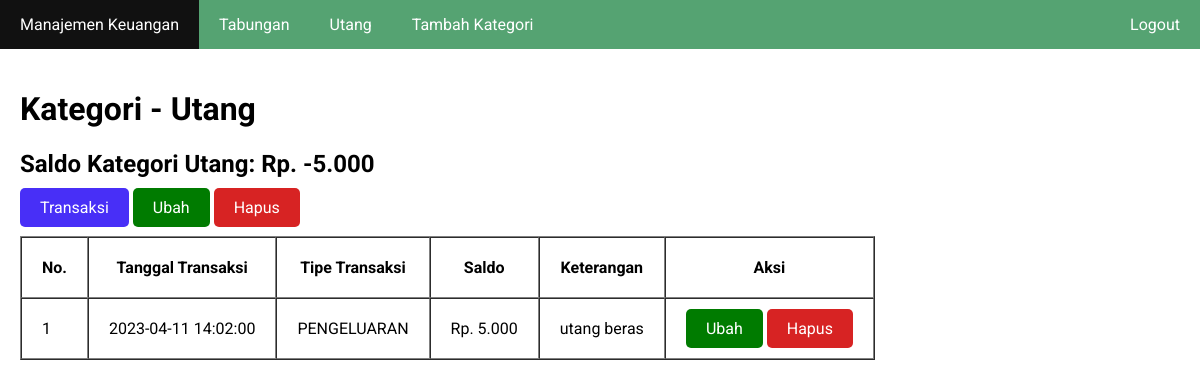
The app's page /kategori.php?id_kategori=4 (signed in) with its own data.
### tables this page shows
CREATE TABLE `kategori` (
  `id_kategori` int(11) NOT NULL,
  `kategori` varchar(100) NOT NULL,
  `id_user` int(11) NOT NULL
);

CREATE TABLE `transaksi` (
  `id_transaksi` int(11) NOT NULL,
  `tanggal_transaksi` datetime NOT NULL,
  `tipe_transaksi` enum('PEMASUKAN','PENGELUARAN') NOT NULL,
  `saldo` int(11) NOT NULL,
  `keterangan` text DEFAULT NULL,
  `id_kategori` int(11) NOT NULL,
  `id_user` int(11) NOT NULL
);

### kategori.php (the view, shortened to what this page needs)
<?php
require_once 'koneksi.php';
$id_kategori = $_GET['id_kategori'];
$id_user = $_SESSION['id_user'];
$kategori = mysqli_query($koneksi, "SELECT * FROM kategori WHERE id_user = '$id_user'");
$data_kategori = mysqli_fetch_assoc(mysqli_query($koneksi, "SELECT * FROM kategori WHERE id_user = '$id_user' AND id_kategori = '$id_kategori'"));
$transaksi = mysqli_query($koneksi, "SELECT * FROM transaksi WHERE id_kategori = '$id_kategori'");
$saldo_kategori = mysqli_fetch_assoc(mysqli_query($koneksi, "SELECT (
SUM(CASE tipe_transaksi WHEN 'PEMASUKAN' THEN saldo ELSE 0 END) -
SUM(CASE tipe_transaksi WHEN 'PENGELUARAN' THEN saldo ELSE 0 END)
) as saldo
 FROM transaksi WHERE id_kategori = '$id_kategori' AND id_user = '$id_user'"));
?>
<!DOCTYPE html>
<html>
<head>
  <?php include_once 'include_head.php'; ?>
</head>
<body>
	<?php include_once 'include_nav.php'; ?>
	<div class="container">
		<h1>Kategori - <?= $data_kategori['kategori']; ?></h1>
		<h2>Saldo Kategori <?= $data_kategori['kategori']; ?>: Rp. <?= str_replace(",", ".", number_format($saldo_kategori['saldo'])); ?></h2>
		<a href="tambah_transaksi.php?id_kategori=<?= $id_kategori; ?>" class="button bg-blue">Transaksi</a>
		<a href="ubah_kategori.php?id_kategori=<?= $id_kategori; ?>" class="button">Ubah</a>
		<a onclick="return confirm('Apakah Anda ingin menghapus kategori <?= $data_kategori['kategori']; ?>?')" href="hapus_kategori.php?id_kategori=<?= $id_kategori; ?>" class="button bg-red">Hapus</a>
		<br>
		<br>
		<table border="1" cellpadding="20" cellspacing="0">
			<thead>
				<tr>
					<th>No.</th>
					<th>Tanggal Transaksi</th>
					<th>Tipe Transaksi</th>
					<th>Saldo</th>
					<th>Keterangan</th>
					<th>Aksi</th>
				</tr>
			</thead>
			<tbody>
				<?php $i = 1; ?>
				<?php foreach ($transaksi as $dt): ?>
					<tr>
						<td><?= $i++; ?></td>
						<td><?= $dt['tanggal_transaksi']; ?></td>
						<td><?= $dt['tipe_transaksi']; ?></td>
						<td>Rp. <?= str_replace(",", ".", number_format($dt['saldo'])); ?></td>
						<td><?= $dt['keterangan']; ?></td>
						<td>
							<a href="ubah_transaksi.php?id_kategori=<?= $dt['id_kategori']; ?>&id_transaksi=<?= $dt['id_transaksi']; ?>" class="button">Ubah</a>
  						<a href="hapus_transaksi.php?id_kategori=<?= $dt['id_kategori']; ?>&id_transaksi=<?= $dt['id_transaksi']; ?>" class="button bg-red" onclick="return confirm('Apakah Anda yakin ingin menghapus transaksi?')">Hapus</a>
						</td>
					</tr>
				<?php endforeach ?>
			</tbody>
		</table>
	</div>
</body>
</html>

### include_nav.php
<nav>
  <ul>
    <li><a href="index.php">Manajemen Keuangan</a></li>
    <?php foreach ($kategori as $dk): ?>
    	<li><a href="kategori.php?id_kategori=<?= $dk['id_kategori']; ?>"><?= $dk['kategori']; ?></a></li>
    <?php endforeach ?>
    <li><a href="tambah_kategori.php">Tambah Kategori</a></li>
    <li class="right"><a href="logout.php">Logout</a></li>
  </ul>
</nav>

### style.css (style rules this page uses)
body { font-family: 'Roboto', sans-serif; padding: 0; margin: 0; }
.button { background-color: #007B00; border: 0px; border-radius: 5px; padding: 10px 20px; color: white; text-decoration: none; }
nav { background-color: #55A372; overflow: hidden; }
nav ul { margin: 0; padding: 0; list-style: none; }
nav li { float: left; }
nav li a { display: block; color: white; text-align: center; padding: 15px 20px; text-decoration: none; }
nav li.right { float: right; }
.container { max-width: 1200px; margin: 0 auto; padding: 20px; }
.bg-red { background-color: #d72323; }
.bg-blue { background-color: #482ff7; }

### records on screen
kategori: kategori "Tabungan"
kategori: kategori "Utang"
transaksi: tanggal_transaksi "2023-04-11 14:02:00", tipe_transaksi "PENGELUARAN", saldo "5.000", keterangan "utang beras"

### other values on screen
str_replace(",", ".", number_format($saldo_kategori['saldo'])) "-5.000"
